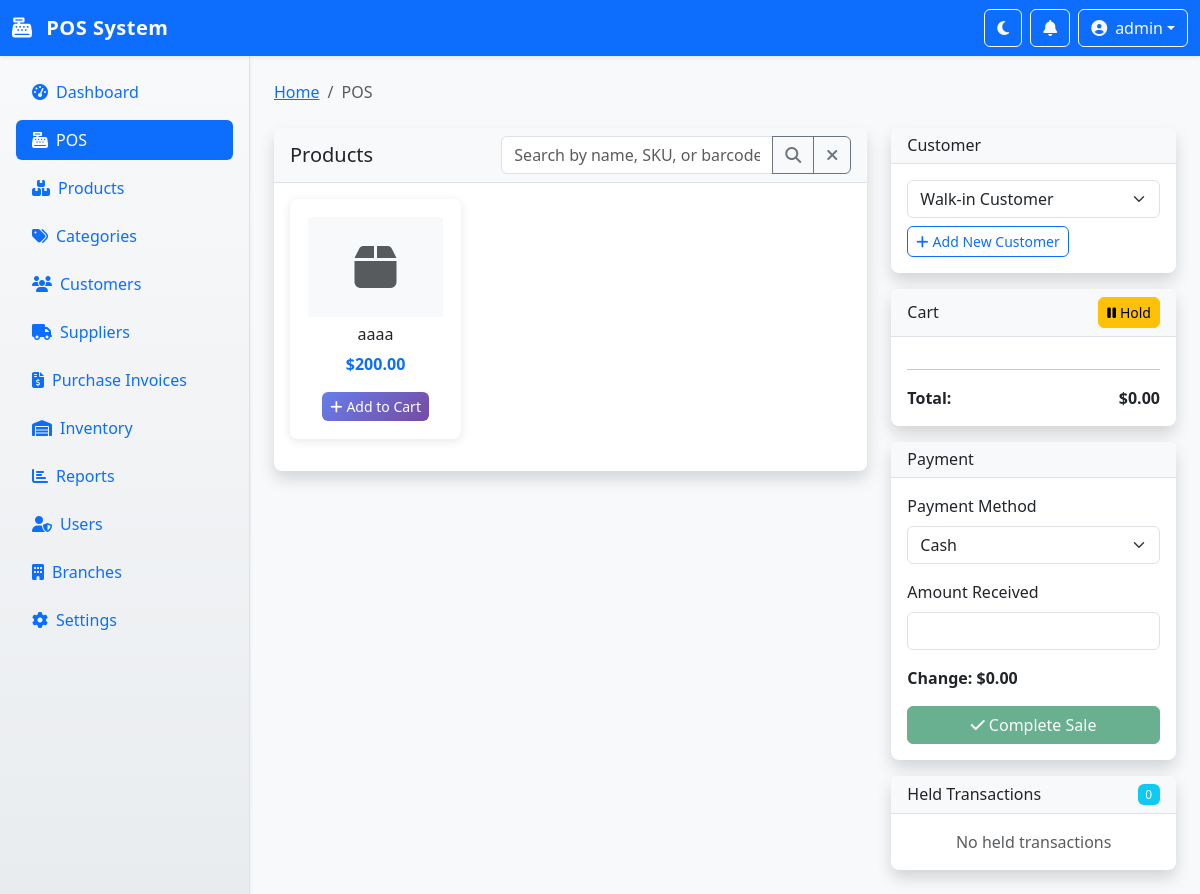
The app's page /pos (signed in) with its own data.
### app.py (models this page shows, shortened)
class User(UserMixin, db.Model):
    id = db.Column(db.Integer, primary_key=True)
    username = db.Column(db.String(80), unique=True, nullable=False)
    email = db.Column(db.String(120), unique=True, nullable=False)
    password_hash = db.Column(db.String(128), nullable=False)
    role = db.Column(db.String(20), nullable=False, default='cashier')  # admin, manager, cashier, inventory_manager
    is_active = db.Column(db.Boolean, default=True)
    branch_id = db.Column(db.Integer, db.ForeignKey('branch.id'), nullable=True)
    created_at = db.Column(db.DateTime, default=datetime.utcnow)
    last_login = db.Column(db.DateTime, nullable=True)
    branch = db.relationship('Branch', backref=db.backref('users', lazy=True))

class Product(db.Model):
    id = db.Column(db.Integer, primary_key=True)
    name = db.Column(db.String(200), nullable=False)
    description = db.Column(db.Text, nullable=True)
    sku = db.Column(db.String(50), unique=True, nullable=False)
    barcodes = db.Column(db.Text, nullable=True)  # JSON array of barcodes
    category_id = db.Column(db.Integer, db.ForeignKey('category.id'), nullable=True)
    price = db.Column(db.Float, nullable=False)
    cost_price = db.Column(db.Float, nullable=True)
    image = db.Column(db.String(255), nullable=True)
    is_active = db.Column(db.Boolean, default=True)
    track_inventory = db.Column(db.Boolean, default=True)
    min_stock = db.Column(db.Integer, default=0)
    max_stock = db.Column(db.Integer, nullable=True)
    box_qty = db.Column(db.Integer, default=1)  # Units per box
    is_favorite = db.Column(db.Boolean, default=False)  # Favorite product
    expiry_date = db.Column(db.Date, nullable=True)  # Expiration date
    created_at = db.Column(db.DateTime, default=datetime.utcnow)
    updated_at = db.Column(db.DateTime, default=datetime.utcnow, onupdate=datetime.utcnow)
    category = db.relationship('Category', backref=db.backref('products', lazy=True))
    inventories = db.relationship('Inventory', backref='product', lazy=True)
    @property
    def barcode_list(self):
        """Get barcodes as a list"""
        if self.barcodes:
            try:
                return json.loads(self.barcodes)
            except:
                return [self.barcodes] if self.barcodes else []
        return []

### app.py (the view, shortened to what this page needs)
@app.route('/pos')
@login_required
def pos():
    search = request.args.get('search', '').strip()
    query = Product.query.filter_by(is_active=True)
    products = query.order_by(Product.name).all()
    customers = Customer.query.filter_by(is_active=True).all()
    held_transactions = HeldTransaction.query.filter(
        HeldTransaction.user_id == current_user.id,
        HeldTransaction.expires_at > datetime.utcnow()
    ).all()
    held_transactions_count = len(held_transactions)
    return render_template('pos.html',
                          products=products,
                          customers=customers,
                          held_transactions=held_transactions,
                          held_transactions_count=held_transactions_count,
                          search=search)

### templates/pos.html (shortened to what this page needs)
{% extends "base.html" %}
{% block breadcrumb_items %}
<li class="breadcrumb-item active">POS</li>
{% endblock %}
{% block content %}
<div class="row">
    <div class="col-lg-8 mb-4">
        <div class="card shadow">
            <div class="card-header d-flex justify-content-between align-items-center">
                <h5 class="mb-0">Products</h5>
                <div class="input-group" style="width: 350px;">
                    <input type="text" class="form-control" id="product-search" placeholder="Search by name, SKU, or barcode..." value="{{ search }}">
                    <button class="btn btn-outline-secondary" type="button" id="search-btn">
                        <i class="fas fa-search"></i>
                    </button>
                    <button class="btn btn-outline-secondary" type="button" id="clear-search">
                        <i class="fas fa-times"></i>
                    </button>
                </div>
            </div>
            <div class="card-body">
                <div class="row" id="products-grid">
                    {% for product in products %}
                    <div class="col-md-4 col-sm-6 mb-3">
                        <div class="card product-card h-100" data-product-id="{{ product.id }}" data-price="{{ product.price }}" data-name="{{ product.name }}">
                            <div class="card-body text-center">
                                {% if product.image %}
                                <img src="{{ url_for('static', filename='uploads/products/' + product.image) }}" class="card-img-top mb-2" style="height: 100px; object-fit: cover;" alt="{{ product.name }}">
                                {% else %}
                                <div class="bg-light d-flex align-items-center justify-content-center mb-2" style="height: 100px;">
                                    <i class="fas fa-box fa-3x text-muted"></i>
                                </div>
                                {% endif %}
                                <h6 class="card-title">{{ product.name }}</h6>
                                <p class="card-text text-primary fw-bold">${{ "%.2f"|format(product.price) }}</p>
                                <button class="btn btn-primary btn-sm add-to-cart" data-product-id="{{ product.id }}">
                                    <i class="fas fa-plus me-1"></i>Add to Cart
                                </button>
                            </div>
                        </div>
                    </div>
                    {% endfor %}
                </div>
            </div>
        </div>
    </div>
    <div class="col-lg-4">
        <div class="card shadow mb-3">
            <div class="card-header">
                <h6 class="mb-0">Customer</h6>
            </div>
            <div class="card-body">
                <select class="form-select" id="customer-select">
                    <option value="">Walk-in Customer</option>
                </select>
                <button class="btn btn-outline-primary btn-sm mt-2" data-bs-toggle="modal" data-bs-target="#addCustomerModal">
                    <i class="fas fa-plus me-1"></i>Add New Customer
                </button>
            </div>
        </div>
        <div class="card shadow mb-3">
            <div class="card-header d-flex justify-content-between align-items-center">
                <h6 class="mb-0">Cart</h6>
                <button class="btn btn-warning btn-sm" id="hold-transaction-btn">
                    <i class="fas fa-pause me-1"></i>Hold
                </button>
            </div>
            <div class="card-body">
                <hr>
                <div class="d-flex justify-content-between">
                    <strong>Total:</strong>
                    <strong id="cart-total">$0.00</strong>
                </div>
            </div>
        </div>
        <div class="card shadow mb-3">
            <div class="card-header">
                <h6 class="mb-0">Payment</h6>
            </div>
            <div class="card-body">
                <div class="mb-3">
                    <label class="form-label">Payment Method</label>
                    <select class="form-select" id="payment-method">
                        <option value="cash">Cash</option>
                    </select>
                </div>
                <div class="mb-3">
                    <label class="form-label">Amount Received</label>
                    <input type="number" class="form-control" id="amount-received" step="0.01" min="0">
                </div>
                <div class="mb-3">
                    <strong>Change: <span id="change-amount">$0.00</span></strong>
                </div>
                <button class="btn btn-success w-100" id="complete-sale-btn" disabled>
                    <i class="fas fa-check me-1"></i>Complete Sale
                </button>
            </div>
        </div>
        <div class="card shadow">
            <div class="card-header d-flex justify-content-between align-items-center">
                <h6 class="mb-0">Held Transactions</h6>
                <span class="badge bg-info" id="held-count-badge">{{ held_transactions|length }}</span>
            </div>
            <div class="card-body">
                {% if held_transactions|length == 0 %}
                <p class="text-muted text-center mb-0">No held transactions</p>
                {% endif %}
            </div>
        </div>
    </div>
</div>
{% endblock %}

### templates/base.html (shortened to what this page needs)
<!DOCTYPE html>
<html lang="en" data-bs-theme="light">
<head>
    <link href="https://cdn.jsdelivr.net/npm/bootstrap@5.3.0/dist/css/bootstrap.min.css" rel="stylesheet">
    <link href="https://cdnjs.cloudflare.com/ajax/libs/font-awesome/6.4.0/css/all.min.css" rel="stylesheet">
    <link href="{{ url_for('static', filename='css/style.css') }}" rel="stylesheet">
</head>
<body class="bg-light">
    <nav class="navbar navbar-expand-lg navbar-dark bg-primary shadow-sm" id="top-navbar">
        <div class="container-fluid">
            <a class="navbar-brand fw-bold" href="{{ url_for('index') }}">
                <i class="fas fa-cash-register me-2"></i>
                POS System
            </a>
            <div class="d-flex align-items-center">
                <button class="btn btn-outline-light me-2" id="theme-toggle" title="Toggle Theme">
                    <i class="fas fa-moon"></i>
                </button>
                <div class="dropdown me-2">
                    <button class="btn btn-outline-light position-relative" type="button" id="notifications-dropdown" data-bs-toggle="dropdown">
                        <i class="fas fa-bell"></i>
                    </button>
                </div>
                <div class="dropdown">
                    <button class="btn btn-outline-light dropdown-toggle d-flex align-items-center" type="button" id="user-dropdown" data-bs-toggle="dropdown">
                        <i class="fas fa-user-circle me-2"></i>
                        <span class="d-none d-sm-inline">{{ current_user.username }}</span>
                    </button>
                </div>
            </div>
        </div>
    </nav>
    <div class="d-flex">
        <nav id="sidebar" class="bg-white shadow-sm border-end" style="width: 250px; min-height: calc(100vh - 56px);">
            <div class="p-3">
                <ul class="nav nav-pills flex-column">
                    <li class="nav-item mb-2">
                        <a class="nav-link {% if request.endpoint == 'index' %}active{% endif %}" href="{{ url_for('index') }}">
                            <i class="fas fa-tachometer-alt me-2"></i>Dashboard
                        </a>
                    </li>
                    <li class="nav-item mb-2">
                        <a class="nav-link {% if request.endpoint == 'pos' %}active{% endif %}" href="{{ url_for('pos') }}">
                            <i class="fas fa-cash-register me-2"></i>POS
                        </a>
                    </li>
                    <li class="nav-item mb-2">
                        <a class="nav-link {% if 'product' in request.endpoint %}active{% endif %}" href="{{ url_for('products') }}">
                            <i class="fas fa-boxes me-2"></i>Products
                        </a>
                    </li>
                    <li class="nav-item mb-2">
                        <a class="nav-link {% if 'category' in request.endpoint %}active{% endif %}" href="{{ url_for('categories') }}">
                            <i class="fas fa-tags me-2"></i>Categories
                        </a>
                    </li>
                    <li class="nav-item mb-2">
                        <a class="nav-link {% if 'customer' in request.endpoint %}active{% endif %}" href="{{ url_for('customers') }}">
                            <i class="fas fa-users me-2"></i>Customers
                        </a>
                    </li>
                    <li class="nav-item mb-2">
                        <a class="nav-link {% if 'supplier' in request.endpoint %}active{% endif %}" href="{{ url_for('suppliers') }}">
                            <i class="fas fa-truck me-2"></i>Suppliers
                        </a>
                    </li>
                    <li class="nav-item mb-2">
                        <a class="nav-link {% if 'purchase_invoice' in request.endpoint %}active{% endif %}" href="{{ url_for('purchase_invoices') }}">
                            <i class="fas fa-file-invoice-dollar me-2"></i>Purchase Invoices
                        </a>
                    </li>
                    {% if current_user.role in ['admin', 'manager'] %}
                    <li class="nav-item mb-2">
                        <a class="nav-link {% if 'inventory' in request.endpoint %}active{% endif %}" href="{{ url_for('inventory') }}">
                            <i class="fas fa-warehouse me-2"></i>Inventory
                        </a>
                    </li>
                    <li class="nav-item mb-2">
                        <a class="nav-link {% if 'report' in request.endpoint %}active{% endif %}" href="{{ url_for('reports') }}">
                            <i class="fas fa-chart-bar me-2"></i>Reports
                        </a>
                    </li>
                    {% endif %}
                    {% if current_user.role == 'admin' %}
                    <li class="nav-item mb-2">
                        <a class="nav-link {% if 'user' in request.endpoint %}active{% endif %}" href="{{ url_for('users') }}">
                            <i class="fas fa-user-shield me-2"></i>Users
                        </a>
                    </li>
                    <li class="nav-item mb-2">
                        <a class="nav-link {% if 'branch' in request.endpoint %}active{% endif %}" href="{{ url_for('branches') }}">
                            <i class="fas fa-building me-2"></i>Branches
                        </a>
                    </li>
                    <li class="nav-item mb-2">
                        <a class="nav-link {% if request.endpoint == 'settings' %}active{% endif %}" href="{{ url_for('settings') }}">
                            <i class="fas fa-cog me-2"></i>Settings
                        </a>
                    </li>
                    {% endif %}
                </ul>
            </div>
        </nav>
        <main class="flex-fill p-4" id="main-content">
            {% block breadcrumb %}
            <nav aria-label="breadcrumb" class="mb-4">
                <ol class="breadcrumb">
                    <li class="breadcrumb-item"><a href="{{ url_for('index') }}">Home</a></li>
                    {% block breadcrumb_items %}{% endblock %}
                </ol>
            </nav>
            {% endblock %}
            {% block content %}{% endblock %}
        </main>
    </div>
</body>
</html>

### records on screen
User: username "admin"
Product: name "aaaa", price "200.00"

### other values on screen
{{ held_transactions|length }} "0"
